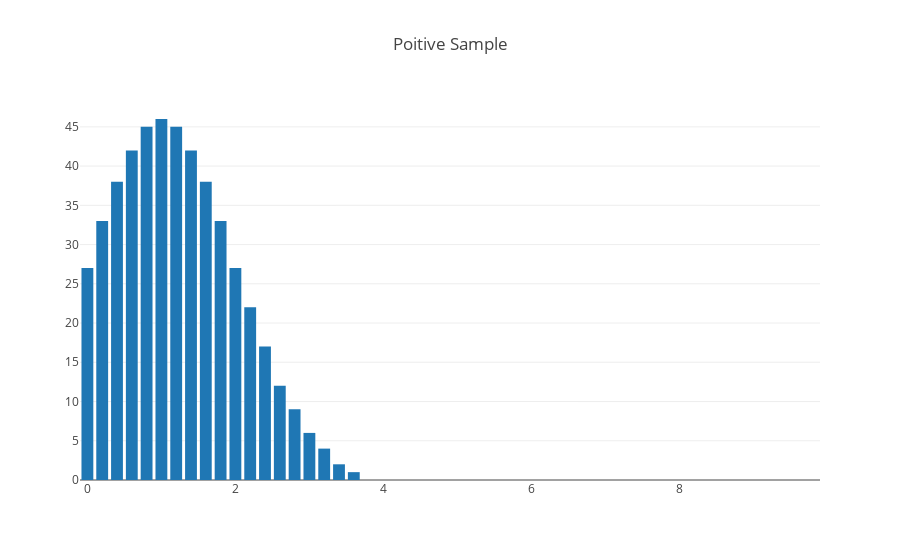

The notebook cell this image was saved under:
### Code cell
s1 = Sample.from_distibution(np.arange(0,10,0.2), 100,
                             BoundedNormalDistribution(mean=1, stddev=1), 
                             name='Poitive Sample')

s1.plot_sample()

### Figure 1 — Plotly figure (JSON) as saved in the notebook; plotly's stock layout.template omitted (floating-point values rounded to 4 significant figures)
{"data": [{"type": "bar", "x": [0, 0.2, 0.4, 0.6, 0.8, 1, 1.2, 1.4, 1.6, 1.8, 2, 2.2, 2.4, 2.6, 2.8, 3, 3.2, 3.4, 3.6, 3.8, 4, 4.2, 4.4, 4.6, 4.8, 5, 5.2, 5.4, 5.6, 5.8, 6, 6.2, 6.4, 6.6, 6.8, 7, 7.2, 7.4, 7.6, 7.8, 8, 8.2, 8.4, 8.6, 8.8, 9, 9.2, 9.4, 9.6, 9.8], "y": [27, 33, 38, 42, 45, 46, 45, 42, 38, 33, 27, 22, 17, 12, 9, 6, 4, 2, 1, 0, 0, 0, 0, 0, 0, 0, 0, 0, 0, 0, 0, 0, 0, 0, 0, 0, 0, 0, 0, 0, 0, 0, 0, 0, 0, 0, 0, 0, 0, 0]}], "layout": {"title": "Poitive Sample"}}
